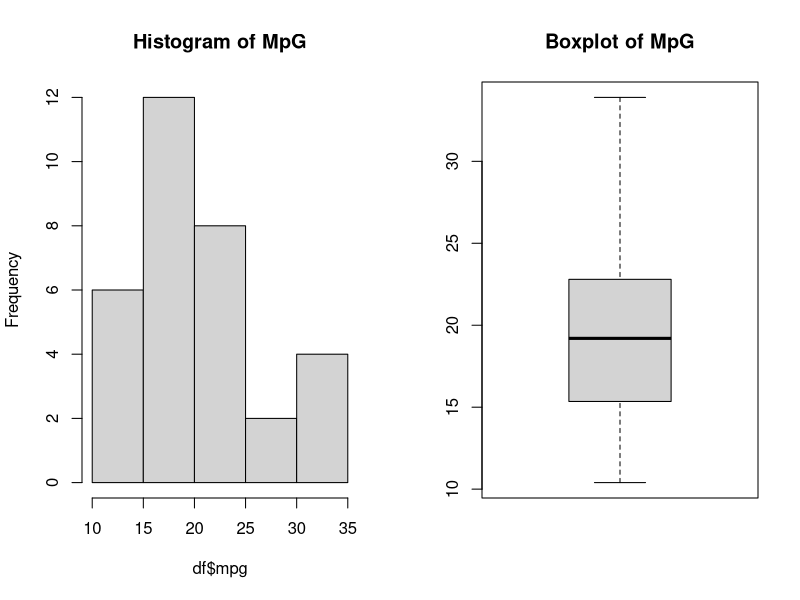
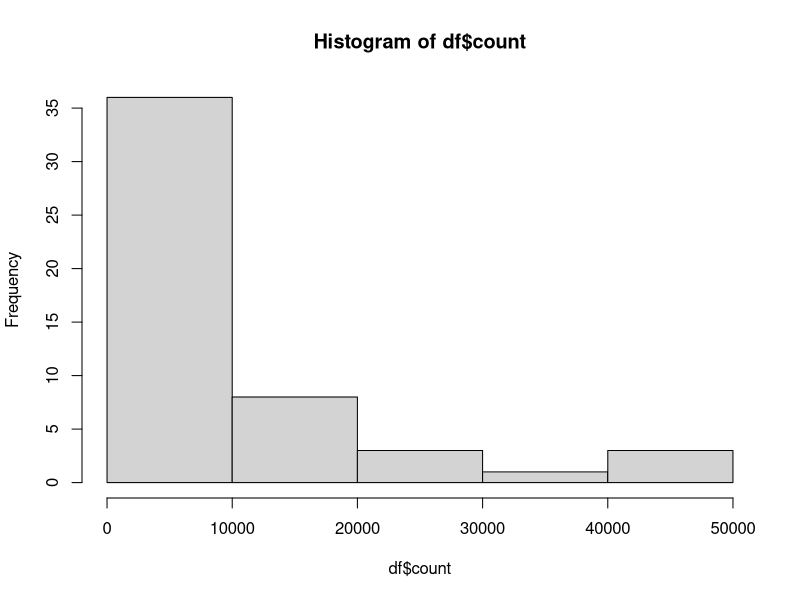
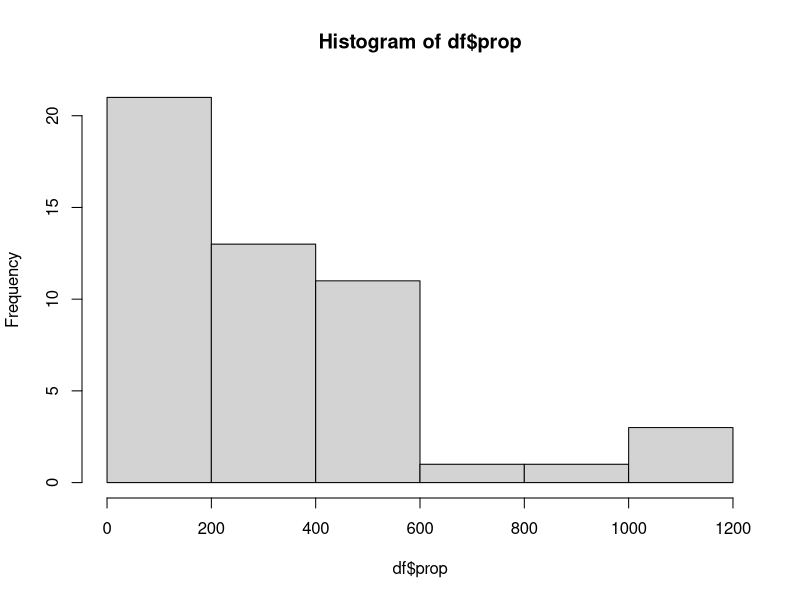
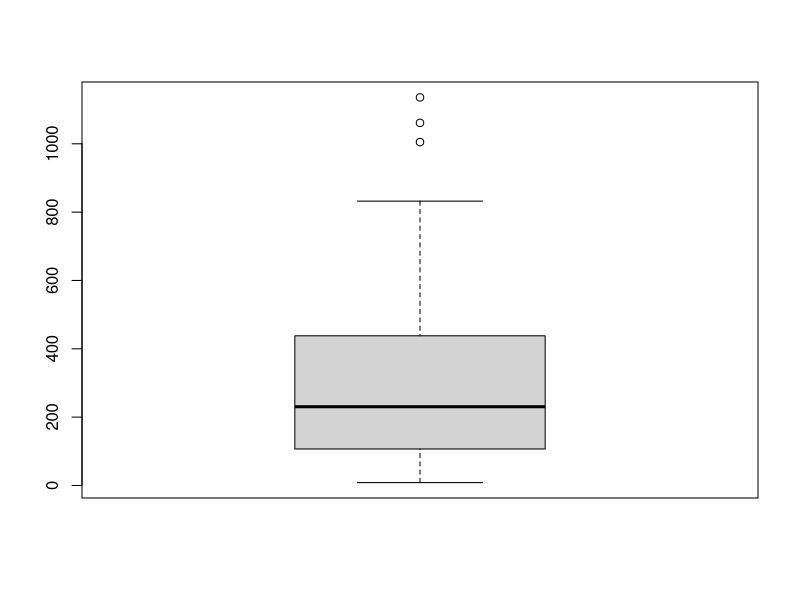
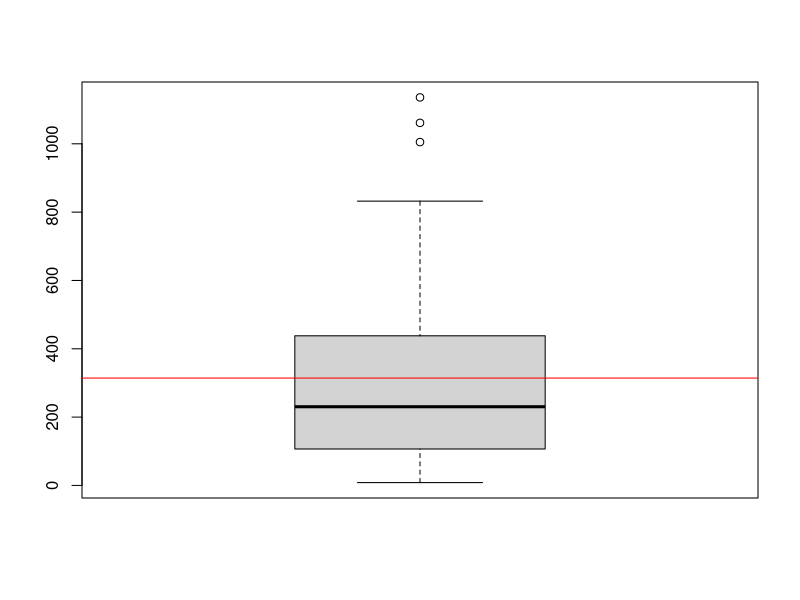
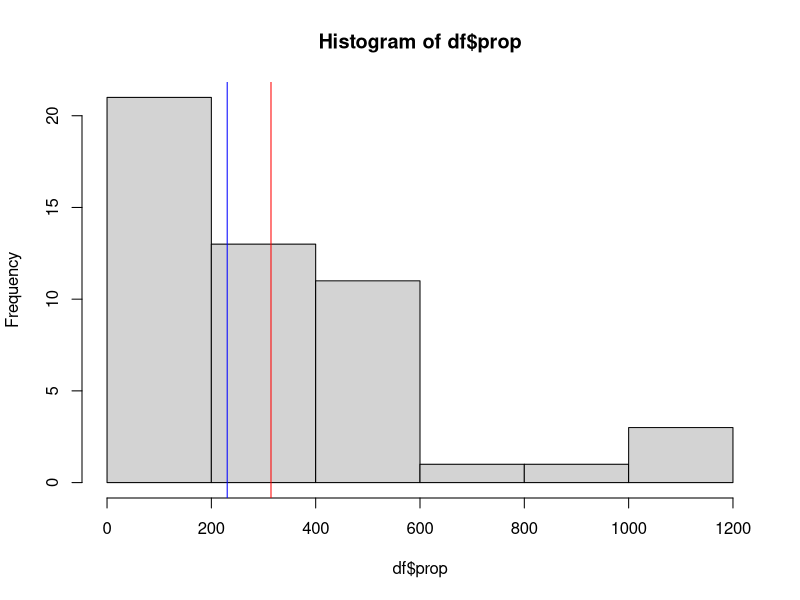

These figures' R source, in order:
df <- mtcars
View(mtcars) #Clear view of entire data as a table

par(mfrow = c(1,2)) #prepare a graphics space for the 2 graphs.
hist(df$mpg, main = "Histogram of MpG")
boxplot(df$mpg, main = "Boxplot of MpG")

par(mfrow = c(1, 1)) #back to one graph per window

summary(df$mpg)



########## SKEWNESS ##########
#A measure of the data symmetry, specifically around direction of data skew.
#eg. leans to left or right.
#it is a function of variance and third moment, involves length of data set.

#manual skewness calculation
x <- df$mpg
sum((x-mean(x))^3) / length(x) / sd(x)^3
e1071::skewness(x) #function from package, results are the same.

#IF results positive, positively skewed or right skewed, lies more towards
#high end of results.
#IF results negative, negatively skewed, leans more towards lower end of 
#results.
#ZERO is symmetrical data (generally considered relatively sym if between -2-2)


########## KURTOSIS ##########
#A measure of the tailedness of a data set, how much is present outside of the
#norm at the top and tail (higher extremes or little/flat extremes.
#Tails defined as heavy (leptokurtic) or light (platykurtic).
#Same as skewnesss but to power of 4
#Indicates likelihood of finding strange values, outside the norm.
x <- df$mpg
sum((x-mean(x))^4) / length(x) / sd(x)^4 #traditional calculation, requires
#subtraction of 3, turns excess kurtosis into true kurtosis       
e1071::kurtosis(x)
sum((x-mean(x))^4) / length(x) / sd(x)^4 - 3
#Result can range from -3 to positive infinity
#3 is the kurtosis of a set w/ normal distribution.






#################### VIDEO EXAMPLES ####################
########## Centrality and Degree of Dispersion ##########
df <- dslabs::us_contagious_diseases
head(df)
table(df$disease)

# only rows for measles in new data frame
df <-df[df$disease == "Measles", ]
head(df)

#only from years 1960 via creation of a logical index
df <- df[df$year == 1960, ]
head(df) #went from 16000 down to 51 results

#removing disease and year columns as they are now unnecessary
df <-df[ , -c(1,3)]
head(df)

#create a histogram of this new data
hist(df$count)
#doesn't factor in population, therefore create new variable for proportion of 
#cases per state, per 100,000
df$prop <- df$count / df$population *100000
head(df)

#further normalisation required as each state did not report for the entire
#year. Must calculate # of cases per 100,000 per year
df$prop <- df$prop / df$weeks_reporting *53
#use 53 as it does not matter that this is too many for a year, but will
#normalise data to same point
head(df)

########## Looking at the statistics ##########
hist(df$prop)
boxplot(df$prop)
summary(df$prop)
df <- na.omit(df)

median(df$prop)
IQR(df$prop)
View(df)

#finding the outliers
df$state[df$prop >900]
#outliers are Hawaii, Vermont, Wisconsin


########## Shape of distribution: Skewness and Kurtosis ##########
boxplot(df$prop)
abline(h= mean(df$prop), col = "red")

hist(df$prop)
abline(v = mean(df$prop), col = "red")
abline(v = median(df$prop), col = "blue")
#large gap between mean and median indicates that data are not symmetrical
#can also tell by the shape of the graphs, appears data are skewed

e1071::skewness(df$prop)
#NOTE round up data, no one cares about your decimal places
#positive answer here, therefore right-skewness (due to tail)

par(mfrow = c(1, 2))
#alters space to provide two graphs side by side, parameters row, column

e1071::kurtosis(df$prop)
# = 1.36, outside of norm (zero) therefore slightly heavy tails (leptojurtic)
#BUT not outside -3->3 values therefore kurtosis is not significant
